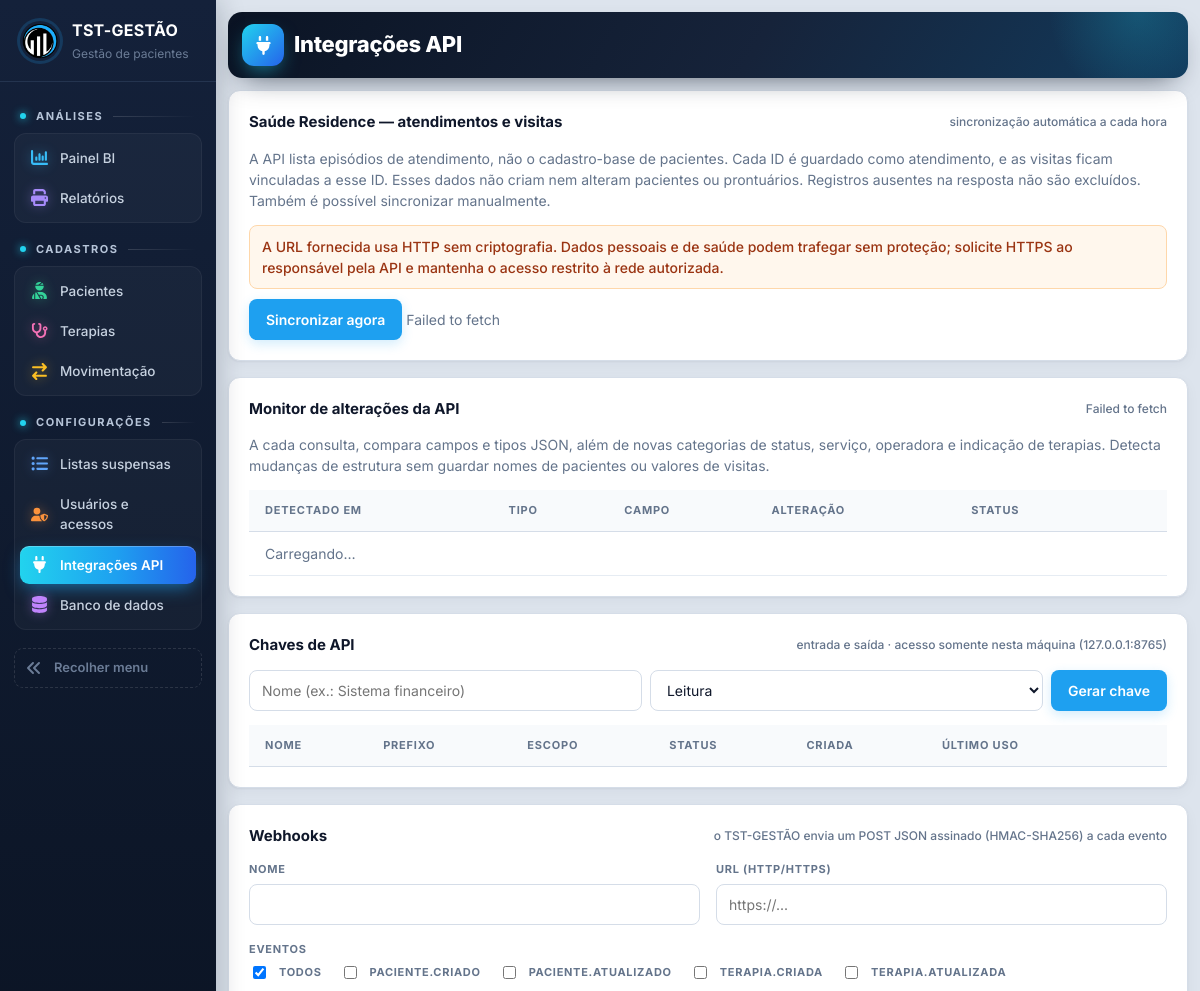
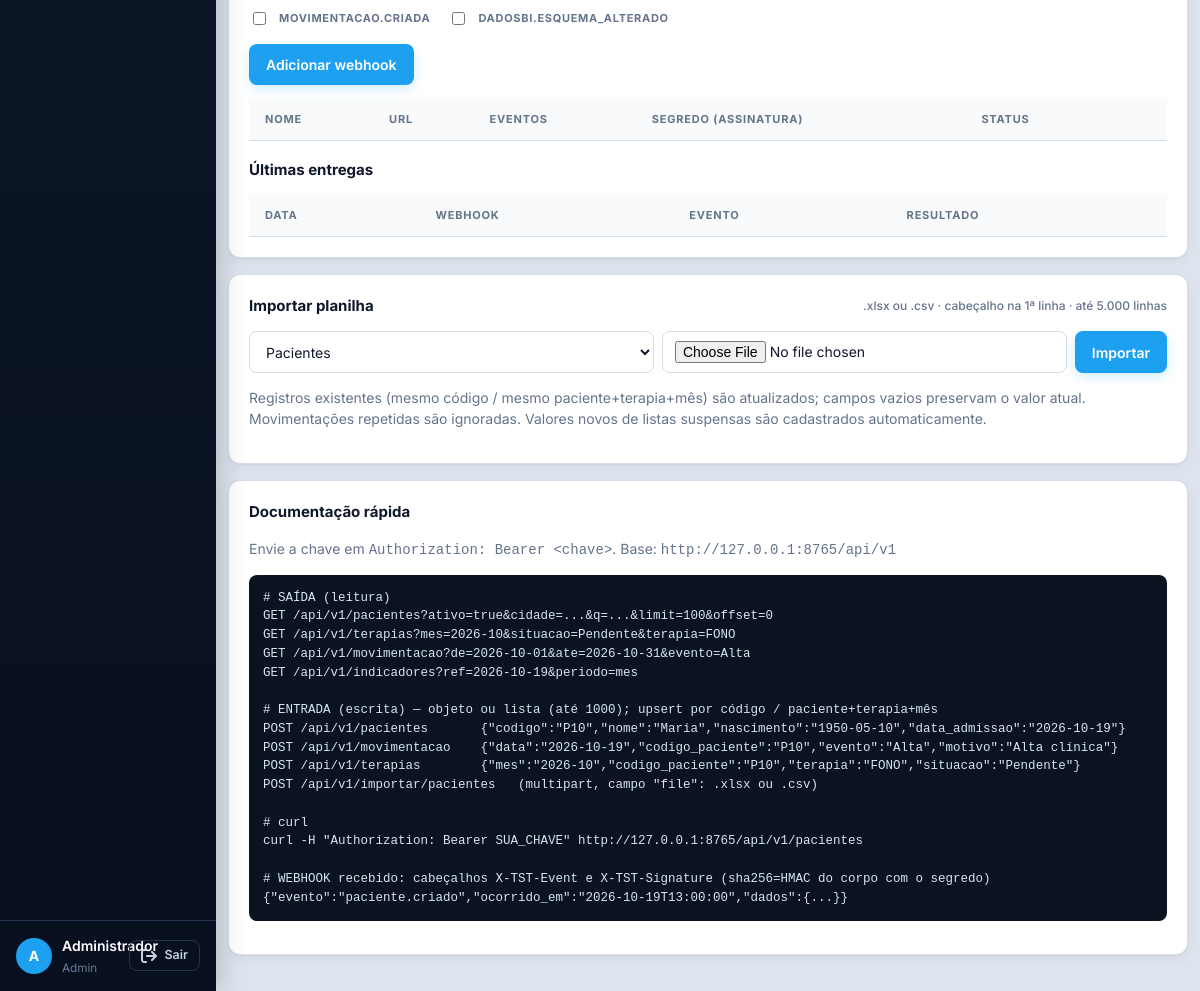
The app's page /integracoes (signed in) with its own data (2 pictures, top to bottom).
### tables this page shows
CREATE TABLE usuarios (
    id INTEGER PRIMARY KEY AUTOINCREMENT,
    usuario TEXT NOT NULL UNIQUE COLLATE NOCASE,
    nome TEXT NOT NULL,
    senha_hash TEXT NOT NULL,
    nivel TEXT NOT NULL DEFAULT 'consulta',
    ativo INTEGER NOT NULL DEFAULT 1,
    trocar_senha INTEGER NOT NULL DEFAULT 0
);

### tst_gestao/app.py (the view)
    @app.route("/integracoes")
    @exige("admin")
    def integracoes():
        return render_template("integracoes.html", ativa="integracoes", eventos=ig.EVENTOS_WEBHOOK, entidades={k: v["titulo"] for k, v in ENTIDADES.items()})

### tst_gestao/banco.py (called while the page is built, shortened)
def cfg_padrao() -> dict:
    return {"motor": "sqlite"}

def ler_config() -> dict:
    env = os.environ.get("TST_DB_MOTOR")
    if env == "sqlite":
        return cfg_padrao()
    try:
        mtime = CONFIG_PATH.stat().st_mtime_ns
    except OSError:
        return cfg_padrao()

def abrir(cfg: dict | None = None, *, banco_mestre: bool = False) -> Conexao:
    cfg = cfg or ler_config()
    motor = cfg.get("motor", "sqlite")
    if motor == "sqlite":
        arquivo = Path(cfg.get("arquivo") or DB_PATH)
        arquivo.parent.mkdir(parents=True, exist_ok=True)
        raw = sqlite3.connect(arquivo, timeout=15)
        raw.row_factory = sqlite3.Row
        raw.execute("PRAGMA foreign_keys = ON")
        return Conexao(raw, "sqlite")

def conectar() -> Conexao:
    return abrir(ler_config())

    def execute(self, sql: str, params=()):
        if self.motor == "sqlite":
            return self.raw.execute(sql, params)
        return Cursor(self).executar(sql, params)

    def commit(self):
        self.raw.commit()

    def close(self):
        try:
            self.raw.close()
        except Exception:
            pass

    def __enter__(self):
        return self

    def __exit__(self, tipo, valor, tb):
        try:
            self.rollback() if tipo else self.commit()
        finally:
            self.close()
        return False

### tst_gestao/db.py (called while the page is built)
def connect() -> Conexao:
    return conectar()

### tst_gestao/templates/integracoes.html (shortened to what this page needs)
{% extends "base.html" %}
{% block cabecalho %}Integrações API{% endblock %}
{% block conteudo %}
<div class="card">
  <h3>Saúde Residence — atendimentos e visitas <small>sincronização automática a cada hora</small></h3>
  <p class="muted">A API lista episódios de atendimento, não o cadastro-base de pacientes. Cada ID é guardado como atendimento, e as visitas ficam vinculadas a esse ID. Esses dados não criam nem alteram pacientes ou prontuários. Registros ausentes na resposta não são excluídos. Também é possível sincronizar manualmente.</p>
  <div class="alert" style="background:#fff7ed;color:#9a3412;border-color:#fed7aa">A URL fornecida usa HTTP sem criptografia. Dados pessoais e de saúde podem trafegar sem proteção; solicite HTTPS ao responsável pela API e mantenha o acesso restrito à rede autorizada.</div>
  <button id="dadosbi-sync" class="btn primary" type="button">Sincronizar agora</button>
  <span id="dadosbi-status" class="muted" aria-live="polite">Carregando status…</span>
</div>
<div class="card">
  <h3>Monitor de alterações da API <small id="dadosbi-monitor-resumo">Verificando…</small></h3>
  <p class="muted">A cada consulta, compara campos e tipos JSON, além de novas categorias de status, serviço, operadora e indicação de terapias. Detecta mudanças de estrutura sem guardar nomes de pacientes ou valores de visitas.</p>
  <div class="table-wrap"><table>
    <thead><tr><th>Detectado em</th><th>Tipo</th><th>Campo</th><th>Alteração</th><th>Status</th><th></th></tr></thead>
    <tbody id="tb-dadosbi-alertas"><tr><td colspan="6" class="muted">Carregando…</td></tr></tbody>
  </table></div>
</div>
<div class="card">
  <h3>Chaves de API <small>entrada e saída · acesso somente nesta máquina (127.0.0.1:8765)</small></h3>
  <form id="f-chave" class="inline-form" style="margin-bottom:14px">
    <input id="ch-nome" placeholder="Nome (ex.: Sistema financeiro)" required>
    <select id="ch-escopo" style="width:auto"><option value="leitura">Leitura</option><option value="escrita">Escrita (inclui leitura)</option></select>
    <button class="btn primary" type="submit">Gerar chave</button>
  </form>
  <div class="table-wrap"><table><thead><tr><th>Nome</th><th>Prefixo</th><th>Escopo</th><th>Status</th><th>Criada</th><th>Último uso</th><th></th></tr></thead><tbody id="tb-chaves"></tbody></table></div>
</div>
<div class="card">
  <h3>Webhooks <small>o TST-GESTÃO envia um POST JSON assinado (HMAC-SHA256) a cada evento</small></h3>
  <form id="f-hook" class="form-grid" style="margin-bottom:14px">
    <label>Nome<input id="wh-nome" required></label>
    <label>URL (http/https)<input id="wh-url" type="url" required placeholder="https://..."></label>
    <label class="span2">Eventos
      <span class="row" style="font-weight:400">
        <label class="inline"><input type="checkbox" class="wh-ev" value="*" checked style="width:auto"> Todos</label>
        {% for e in eventos %}<label class="inline"><input type="checkbox" class="wh-ev" value="{{ e }}" style="width:auto"> {{ e }}</label>{% endfor %}
      </span></label>
    <div><button class="btn primary" type="submit">Adicionar webhook</button></div>
  </form>
  <div class="table-wrap"><table><thead><tr><th>Nome</th><th>URL</th><th>Eventos</th><th>Segredo (assinatura)</th><th>Status</th><th></th></tr></thead><tbody id="tb-hooks"></tbody></table></div>
  <h3 style="margin-top:18px">Últimas entregas</h3>
  <div class="table-wrap" style="max-height:220px"><table><thead><tr><th>Data</th><th>Webhook</th><th>Evento</th><th>Resultado</th></tr></thead><tbody id="tb-log"></tbody></table></div>
</div>
<div class="card">
  <h3>Importar planilha <small>.xlsx ou .csv · cabeçalho na 1ª linha · até 5.000 linhas</small></h3>
  <form id="f-imp" class="inline-form">
    <select id="imp-ent" style="width:auto">{% for k, v in entidades.items() %}<option value="{{ k }}">{{ v }}</option>{% endfor %}</select>
    <input id="imp-file" type="file" accept=".xlsx,.xlsm,.csv,.txt" required>
    <button class="btn primary" type="submit">Importar</button>
  </form>
  <p class="muted">Registros existentes (mesmo código / mesmo paciente+terapia+mês) são atualizados; campos vazios preservam o valor atual. Movimentações repetidas são ignoradas. Valores novos de listas suspensas são cadastrados automaticamente.</p>
</div>
<div class="card">
  <h3>Documentação rápida</h3>
  <p class="muted">Envie a chave em <code>Authorization: Bearer &lt;chave&gt;</code>. Base: <code>http://127.0.0.1:8765/api/v1</code></p>
<pre id="doc" style="background:#0b1220;color:#d6e4f5;padding:14px;border-radius:8px;overflow:auto;font-size:12.5px">
# SAÍDA (leitura)
GET /api/v1/pacientes?ativo=true&amp;cidade=...&amp;q=...&amp;limit=100&amp;offset=0
GET /api/v1/terapias?mes=2026-10&amp;situacao=Pendente&amp;terapia=FONO
GET /api/v1/movimentacao?de=2026-10-01&amp;ate=2026-10-31&amp;evento=Alta
GET /api/v1/indicadores?ref=2026-10-19&amp;periodo=mes
# ENTRADA (escrita) — objeto ou lista (até 1000); upsert por código / paciente+terapia+mês
POST /api/v1/pacientes       {"codigo":"P10","nome":"Maria","nascimento":"1950-05-10","data_admissao":"2026-10-19"}
POST /api/v1/movimentacao    {"data":"2026-10-19","codigo_paciente":"P10","evento":"Alta","motivo":"Alta clínica"}
POST /api/v1/terapias        {"mes":"2026-10","codigo_paciente":"P10","terapia":"FONO","situacao":"Pendente"}
POST /api/v1/importar/pacientes   (multipart, campo "file": .xlsx ou .csv)
# curl
curl -H "Authorization: Bearer SUA_CHAVE" http://127.0.0.1:8765/api/v1/pacientes
# WEBHOOK recebido: cabeçalhos X-TST-Event e X-TST-Signature (sha256=HMAC do corpo com o segredo)
{"evento":"paciente.criado","ocorrido_em":"2026-10-19T13:00:00","dados":{...}}
</pre>
</div>
{% endblock %}

### tst_gestao/templates/base.html (shortened to what this page needs)
<!doctype html>
<html lang="pt-BR">
<head>
<link rel="stylesheet" href="{{ url_for('static', filename='app.css') }}">
</head>
<body>
{% set COR_IC = {'bi': '#38bdf8', 'relatorios': '#a78bfa', 'pacientes': '#34d399', 'terapias': '#f472b6', 'movimentacao': '#fbbf24', 'listas': '#60a5fa', 'usuarios': '#fb923c', 'integracoes': '#2dd4bf', 'banco': '#c084fc'} %}
{% macro item(rota, chave, icone, texto) %}<a href="{{ rota }}" class="{{ 'on' if ativa == chave }}" data-tip="{{ texto }}" style="--ic:{{ COR_IC.get(icone, '#94a3b8') }}"><svg class="ic"><use href="#i-{{ icone }}"/></svg><span class="tx">{{ texto }}</span></a>{% endmacro %}
{% set grupo = {'dashboard': 'Análises', 'relatorios': 'Análises', 'pacientes': 'Cadastros', 'terapias': 'Cadastros', 'movimentacao': 'Cadastros',
  'listas': 'Configurações', 'usuarios': 'Configurações', 'integracoes': 'Configurações', 'banco': 'Configurações', 'perfil': 'Minha conta'} %}
<aside class="sidebar">
  <div class="brand"><img src="{{ url_for('static', filename='logo.png') }}" alt="TST"><div class="tx"><strong>TST-GESTÃO</strong><small>Gestão de pacientes</small></div></div>
  <nav>
    <span class="nav-sec">Análises</span>
    <div class="nav-grupo">
    {{ item(url_for('index'), 'dashboard', 'bi', 'Painel BI') }}
    {{ item(url_for('relatorios'), 'relatorios', 'relatorios', 'Relatórios') }}
    </div>
    <span class="nav-sec">Cadastros</span>
    <div class="nav-grupo">
    {{ item(url_for('cadastro', ent='pacientes'), 'pacientes', 'pacientes', 'Pacientes') }}
    {{ item(url_for('cadastro', ent='terapias'), 'terapias', 'terapias', 'Terapias') }}
    {{ item(url_for('cadastro', ent='movimentacao'), 'movimentacao', 'movimentacao', 'Movimentação') }}
    </div>
    {% if nivel >= 3 %}<span class="nav-sec">Configurações</span>
    <div class="nav-grupo">
    {{ item(url_for('listas'), 'listas', 'listas', 'Listas suspensas') }}
    {% if nivel >= 4 %}{{ item(url_for('usuarios'), 'usuarios', 'usuarios', 'Usuários e acessos') }}
    {{ item(url_for('integracoes'), 'integracoes', 'integracoes', 'Integrações API') }}
    {{ item(url_for('pagina_banco'), 'banco', 'banco', 'Banco de dados') }}{% endif %}
    </div>{% endif %}
    <button type="button" class="recolher" id="btn-recolher" data-tip="Expandir menu"><svg class="ic"><use href="#i-recolher"/></svg><span class="tx">Recolher menu</span></button>
  </nav>
  <div class="userbox">
    <a href="{{ url_for('perfil') }}" class="{{ 'on' if ativa == 'perfil' }}" title="Meu perfil"><span class="avatar">{{ usuario['nome'][:1]|upper }}</span><span class="tx"><b>{{ usuario['nome'] }}</b><small>{{ usuario['nivel']|capitalize }}</small></span></a>
    <form method="post" action="{{ url_for('logout') }}"><input type="hidden" name="csrf_token" value="{{ csrf_token }}"><button class="btn ghost sm" type="submit" title="Sair do sistema"><svg class="ic"><use href="#i-sair"/></svg><span class="tx">Sair</span></button></form>
  </div>
</aside>
<main class="content">
  {% set ic_pag = {'dashboard': 'bi', 'perfil': 'perfil'}.get(ativa, ativa) %}
  {% block topo %}<header class="bi-topo topo-pag"><div class="bt-tit"><i class="bt-ic"><svg class="ic"><use href="#i-{{ ic_pag or 'bi' }}"/></svg></i><h1>{% block cabecalho %}{% endblock %}</h1></div></header>{% endblock %}
  {% block conteudo %}{% endblock %}
</main>
</body>
</html>

### records on screen
usuarios: nome "A", nome "Administrador", nivel "Admin"

### other values on screen
{{ texto }} "Painel BI Relatórios Pacientes Terapias Movimentação Listas suspensas Usuários e acessos Integrações API Banco de dados"
{{ e }} "PACIENTE.CRIADO" "PACIENTE.ATUALIZADO" "TERAPIA.CRIADA" "TERAPIA.ATUALIZADA" "MOVIMENTACAO.CRIADA" "DADOSBI.ESQUEMA_ALTERADO"
form field value "Pacientes"
